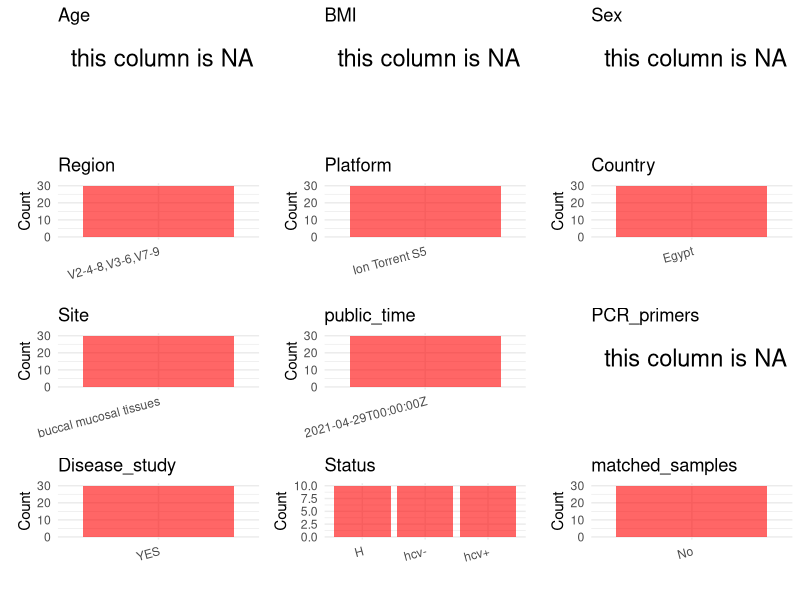

Source code (R): (Note: this script raises an error after producing the figure.)
## ---- chunk 1
# Load necessary libraries
library(dplyr)
library(ggplot2)
library(cowplot)
library(stringr)

# Set working directory (update this path to your local directory)
setwd("/home/dongbiao/word_embedding_microbiome/all_data/oral/global-oral-microbiome/data/projects/PRJNA725877")

# Read the initial metadata files
initial_meta <- read.csv("SraRunTable.csv", header = T)

# Combine the two metadata files
# meta <- rbind(initial_meta, initial_meta1)

# Remove entries non-oral samples
# initial_meta <- subset(initial_meta,isolate %in% c("saliva","tongue coat"))

# Check the number of samples containing "HT" in Sample.Name (e.g., healthy controls)
# nrow(subset(meta, grepl("HT", Sample.Name)))

# Display the first few rows of the metadata
head(initial_meta)
## ---- chunk 2
# Create a uniform metadata dataframe
metadata <- data.frame(
  BioProject = initial_meta$BioProject,
  Run = initial_meta$Run,
  sample_name = initial_meta$Sample_Name,
  Platform = initial_meta$Instrument,
  public_time = initial_meta$ReleaseDate,
  Sex = NA,
  Age = NA,
  BMI = NA,
  PCR_primers = NA,
  Status = initial_meta$disease,
  stringsAsFactors = FALSE
) %>%
  mutate(
    Status = case_when(
      Status == "control" ~ "H",
      TRUE ~ as.character(Status)
    )
  )
## ---- chunk 3
# Add information obtained from the publication
metadata$Region <- "V2-4-8,V3-6,V7-9"
metadata$Country <- "Egypt"
metadata$Site <- "buccal mucosal tissues"
metadata$title <- "The oral microbiome of treated and untreated chronic HCV infection: A preliminary study"
metadata$Disease_study <- "YES"
metadata$matched_samples <- "No"
## ---- chunk 4
# Check the number of unique runs and sample names
print(paste("Number of unique runs:", length(unique(metadata$Run))))
print(paste("Number of unique sample names:", length(unique(metadata$sample_name))))
## ---- chunk 5
# Select columns for visualization
plot_data <- metadata %>%
  select(-BioProject, -Run, -sample_name, -title)

# Function to create simple plots for each column
create_simple_plots <- function(data) {
  plots <- list()

  for (col in colnames(data)) {
    # Check if the column is all NA
    if (all(is.na(data[[col]]))) {
      # Create an empty plot with text indicating all NA
      p <- ggplot() +
        annotate("text", x = 0.5, y = 0.5, label = "this column is NA", size = 6) +
        labs(title = col) +
        theme_void()
    } else if (is.numeric(data[[col]])) {
      # Numeric variable: histogram
      p <- ggplot(data, aes(x = .data[[col]])) +
        geom_histogram(fill = "blue", alpha = 0.6, bins = 20, na.rm = TRUE) +
        labs(title = col) +
        theme_minimal()
    } else {
      # Categorical variable: bar plot (remove NA values)
      count_data <- as.data.frame(table(data[[col]], useNA = "ifany"))
      p <- ggplot(count_data, aes(x = reorder(Var1, -Freq), y = Freq)) +
        geom_col(fill = "red", alpha = 0.6) +
        labs(title = col, x = NULL, y = "Count") +
        theme_minimal() +
        theme(axis.text.x = element_text(angle = 15, hjust = 1))
    }
    plots[[col]] <- p
  }

  return(plots)
}

# Generate and arrange plots
plots <- create_simple_plots(plot_data)
p <- plot_grid(plots$Age,
  plots$BMI,
  plots$Sex,
  plots$Region,
  plots$Platform,
  plots$Country,
  plots$Site,
  plots$public_time,
  plots$PCR_primers,
  plots$Disease_study,
  plots$Status,
  plots$matched_samples, # add
  ncol = 3, align = "hv", axis = "lb"
)
ggsave("Metadata_Summary.png", plot = p, width = 8, height = 6, dpi = 150)
## ---- chunk 6
knitr::include_graphics("Metadata_Summary.png")
## ---- chunk 7
# Reorder columns to match the desired format
metadata <- metadata[, c(
  "BioProject", "Run", "sample_name", "Age", "BMI", "Sex",
  "Region", "Platform", "Country", "Site", "public_time",
  "PCR_primers", "title", "Disease_study", "Status", "matched_samples"
)]

# Export the uniform metadata to a CSV file
write.csv(metadata, file = "metadata.csv", quote = TRUE)
head(metadata)
